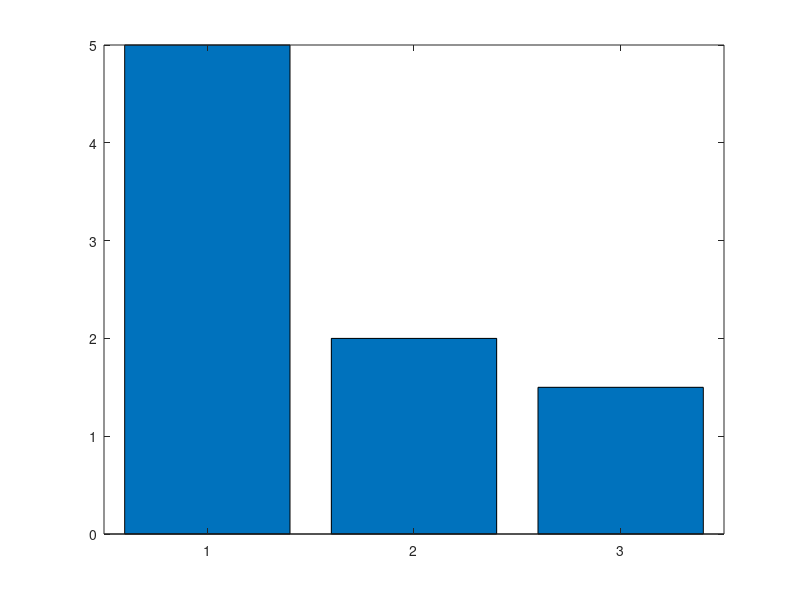

Source code (MATLAB): (Note: this script raises an error after producing the figure.)
figure
bar([5,2,1.5])
sigstar({[1,2], [1,3]})

%%
figure
    bar([5,2,1.5])
    sigstar({[2,3],[1,2], [1,3]},[nan,0.05,0.05])
    
    %%
    clear sigstar
    figure
        R=randn(30,2);
    R(:,1)=R(:,1)+1;
    boxplot(R)
    [h,p]=ttest2(R(:,1),R(:,2));
    set(gca,'XTick',1:2,'XTickLabel',{'A','B'})
    H=sigstar({{'A','B'}},p);
    ylim([-3,6.5])
    set(H,'color','r')
    
    %%
    figure
        x=[1,2,3,2,1];
    subplot(1,2,1)
    bar(x)
    sigstar({[1,2], [2,3], [4,5]})
    subplot(1,2,2)
    bar(x)
    sigstar({[2,3],[1,2], [4,5]})